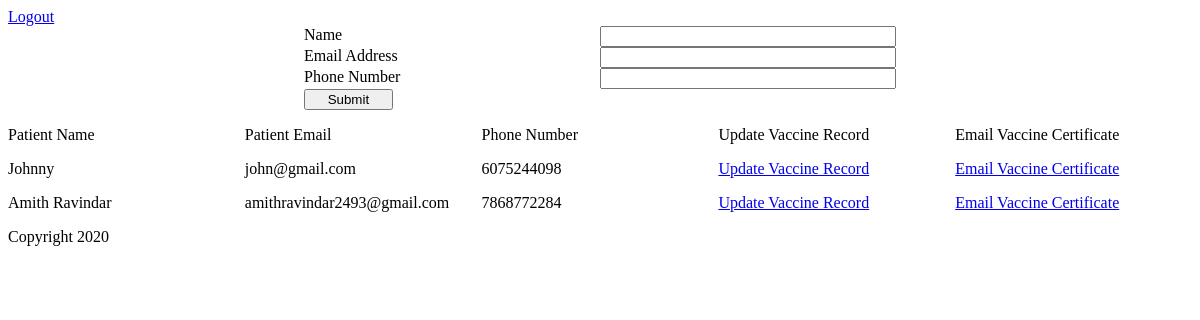
Page /patient/patients-dashboard (signed in) on the committed database.
### app/models.py (models this page shows)
class Patient(db.Model):
    id = db.Column(db.Integer, primary_key=True)
    name = db.Column(db.String(120), nullable=False)
    email = db.Column(db.String(120), index=True, unique=True, nullable=False)
    phone_number = db.Column(db.String(12), unique=True, nullable=False)
    doctor_id = db.Column(db.Integer, db.ForeignKey('doctor.id'))
    vaccine_doses = db.relationship('Vaccine_Dose', backref='patient')

### app/blueprints/patient_blueprint.py (the view)
@patient.route('/patients-dashboard', methods=['POST', 'GET'])
def display_patients():
    doctor_id = None
    if session['doctor']:
        doctor_id = session['doctor']
        patients = Patient.query.filter_by(doctor_id=doctor_id)
        return render_template('patients.html', patients=patients)
    return render_template('patients.html')

### app/templates/patients.html (shortened to what this page needs)
{% extends "base.html" %}
{% block head %}
    {{ super() }}
    <link rel="stylesheet" href="{{ url_for('static', filename='css/patient.css') }}">
{% endblock %}
{% block content %}
    <a href="{{ url_for('doctor.logout') }}">Logout</a>
    <form name='patient-registration-form' action="{{ url_for('patient.register') }}" method='post'>
        <label>Name</label>
        <input name="name" type="text" required>
        <label>Email Address</label>
        <input name="email-address" type="email" required>
        <label>Phone Number</label>
        <input name="phone-number" type="text" required>
        <input type="submit" />
    </form>
    <div id="patient-list">
        <p>Patient Name</p><p>Patient Email</p><p>Phone Number</p><p>Update Vaccine Record</p><p>Email Vaccine Certificate</p>
        {% for patient in patients %}
            <p>{{patient.name}}</p><p>{{patient.email}}</p><p>{{patient.phone_number}}</p><a href="{{ url_for('vaccine_dose.display_records', patient_id=patient.id)}}">Update Vaccine Record</a><a href="{{url_for('patient.generate_certificate', patient_id=patient.id)}}">Email Vaccine Certificate</a>
        {% endfor %}
    </div>
{% endblock %}

### app/static/css/style.css (style rules this page uses)
form { display: grid; grid-template-rows: repeat(4, 1fr); grid-template-columns: 1fr 1fr 1fr 1fr; }
form > label { grid-column: 2; }
form > input { grid-column: 3; }
form > input[type=submit] { grid-column: 2; width: 30%; }

### app/static/css/patient.css (style rules this page uses)
#patient-list { display: grid; grid-template-columns: 1fr 1fr 1fr 1fr 1fr; }
#patient-list > p { margin-top: 0 }

### rows in the picture
Patient: name "Johnny", email "john@gmail.com", phone_number "6075244098"
Patient: name "Amith Ravindar", email "amithravindar2493@gmail.com", phone_number "7868772284"
